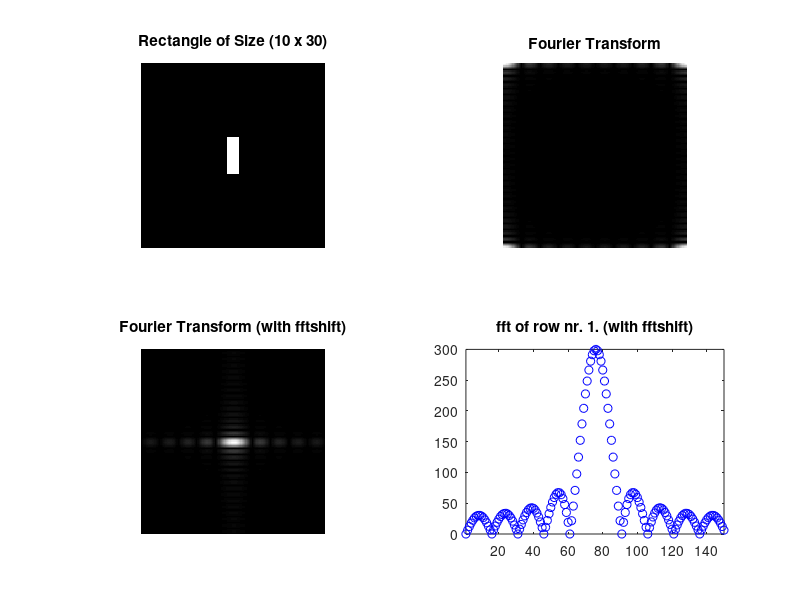

Recreate this plot in MATLAB.
clear 'all';
close 'all';

%this is the image size
SizeXImage = 150;
SizeYImage = 150;

%this is the rectangle size
XRect = 10;
YRect = 30;

%create image
Image = zeros(SizeYImage, SizeXImage);
%start values of rectangle
Sx = floor(SizeXImage/2-XRect/2);
Sy = floor(SizeYImage/2-YRect/2);
%set the rectangle
Image(Sy+1:Sy+YRect,Sx+1:Sx+XRect) = 1;

%calculate DFT (keep size of image)
Image_FFT = fft2(Image);%????????

%plot image
figure(1);
subplot(2,2,1);
imshow(Image, []);
TheTitle = sprintf('Rectangle of Size (%d x %d)', XRect, YRect);
title(char(TheTitle));

subplot(2,2,2);
%plot the DFT
imshow(abs(Image_FFT),[]);%??????
title('Fourier Transform');

subplot(2,2,3);
%use fftshift to center the DFT
imshow(abs(fftshift(Image_FFT)),[]);%???????
title('Fourier Transform (with fftshift)');

%choose the rowindex
SizeFFT = size(Image_FFT,2);
RowIndex = 1;
subplot(2,2,4);
plot(abs(fftshift(Image_FFT(RowIndex,:))), 'bo');
TheTitle = sprintf('fft of row nr. %d. (with fftshift)', RowIndex);
axis([1 SizeFFT 0 XRect*YRect]);
title(char(TheTitle));



   
